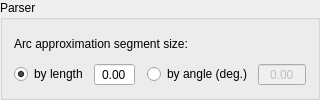
         <widget class="QGroupBox" name="grpParser">
          <property name="title">
           <string>Parser</string>
          </property>
          <layout class="QVBoxLayout" name="verticalLayout_8">
           <item>
            <layout class="QHBoxLayout" name="horizontalLayout_11">
             <item>
              <widget class="QLabel" name="label_32">
               <property name="text">
                <string>Arc approximation segment size:</string>
               </property>
              </widget>
             </item>
             <item>
              <spacer name="horizontalSpacer_14">
               <property name="orientation">
                <enum>Qt::Horizontal</enum>
               </property>
               <property name="sizeHint" stdset="0">
                <size>
                 <width>0</width>
                 <height>20</height>
                </size>
               </property>
              </spacer>
             </item>
            </layout>
           </item>
           <item>
            <layout class="QGridLayout" name="gridLayout_7">
             <item row="0" column="0">
              <widget class="QRadioButton" name="radArcLengthMode">
               <property name="text">
                <string>by length</string>
               </property>
               <property name="checked">
                <bool>true</bool>
               </property>
              </widget>
             </item>
             <item row="0" column="2">
              <spacer name="horizontalSpacer_15">
               <property name="orientation">
                <enum>Qt::Horizontal</enum>
               </property>
               <property name="sizeType">
                <enum>QSizePolicy::Fixed</enum>
               </property>
               <property name="sizeHint" stdset="0">
                <size>
                 <width>6</width>
                 <height>20</height>
                </size>
               </property>
              </spacer>
             </item>
             <item row="0" column="1">
              <widget class="QDoubleSpinBox" name="txtArcLength">
               <property name="enabled">
                <bool>true</bool>
               </property>
               <property name="alignment">
                <set>Qt::AlignCenter</set>
               </property>
               <property name="buttonSymbols">
                <enum>QAbstractSpinBox::NoButtons</enum>
               </property>
               <property name="decimals">
                <number>2</number>
               </property>
               <property name="maximum">
                <double>99.000000000000000</double>
               </property>
              </widget>
             </item>
             <item row="0" column="3">
              <widget class="QRadioButton" name="radArcDegreeMode">
               <property name="text">
                <string>by angle (deg.)</string>
               </property>
              </widget>
             </item>
             <item row="0" column="4">
              <widget class="QDoubleSpinBox" name="txtArcDegree">
               <property name="enabled">
                <bool>false</bool>
               </property>
               <property name="alignment">
                <set>Qt::AlignCenter</set>
               </property>
               <property name="buttonSymbols">
                <enum>QAbstractSpinBox::NoButtons</enum>
               </property>
               <property name="decimals">
                <number>2</number>
               </property>
               <property name="maximum">
                <double>180.000000000000000</double>
               </property>
              </widget>
             </item>
            </layout>
           </item>
          </layout>
         </widget>
